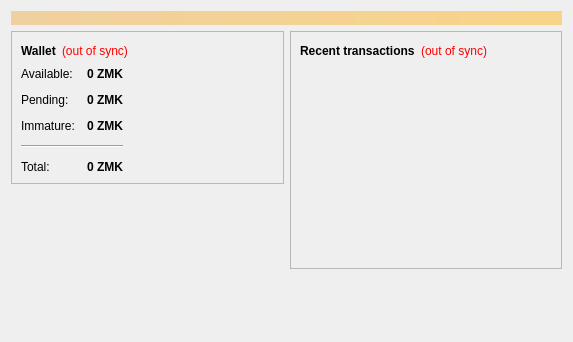
<?xml version="1.0" encoding="UTF-8"?>
<ui version="4.0">
 <class>OverviewPage</class>
 <widget class="QWidget" name="OverviewPage">
  <property name="geometry">
   <rect>
    <x>0</x>
    <y>0</y>
    <width>573</width>
    <height>342</height>
   </rect>
  </property>
  <property name="windowTitle">
   <string>Form</string>
  </property>
  <layout class="QVBoxLayout" name="topLayout">
   <item>
    <widget class="QLabel" name="labelAlerts">
     <property name="visible">
      <bool>false</bool>
     </property>
     <property name="styleSheet">
      <string notr="true">background-color: qlineargradient(x1: 0, y1: 0, x2: 1, y2: 0, stop:0 #F0D0A0, stop:1 #F8D488); color:#000000;</string>
     </property>
     <property name="wordWrap">
      <bool>true</bool>
     </property>
     <property name="margin">
      <number>3</number>
     </property>
    </widget>
   </item>
   <item>
    <layout class="QHBoxLayout" name="horizontalLayout" stretch="1,1">
     <item>
      <layout class="QVBoxLayout" name="verticalLayout_2">
       <item>
        <widget class="QFrame" name="frame">
         <property name="frameShape">
          <enum>QFrame::StyledPanel</enum>
         </property>
         <property name="frameShadow">
          <enum>QFrame::Raised</enum>
         </property>
         <layout class="QVBoxLayout" name="verticalLayout_4">
          <item>
           <layout class="QHBoxLayout" name="horizontalLayout_4">
            <item>
             <widget class="QLabel" name="label_5">
              <property name="font">
               <font>
                <weight>75</weight>
                <bold>true</bold>
               </font>
              </property>
              <property name="text">
               <string>Wallet</string>
              </property>
             </widget>
            </item>
            <item>
             <widget class="QLabel" name="labelWalletStatus">
              <property name="toolTip">
               <string>The displayed information may be out of date. Your wallet automatically synchronizes with the Zmark network after a connection is established, but this process has not completed yet.</string>
              </property>
              <property name="styleSheet">
               <string notr="true">QLabel { color: red; }</string>
              </property>
              <property name="text">
               <string notr="true">(out of sync)</string>
              </property>
              <property name="alignment">
               <set>Qt::AlignLeading|Qt::AlignLeft|Qt::AlignVCenter</set>
              </property>
             </widget>
            </item>
            <item>
             <spacer name="horizontalSpacer_2">
              <property name="orientation">
               <enum>Qt::Horizontal</enum>
              </property>
              <property name="sizeHint" stdset="0">
               <size>
                <width>40</width>
                <height>20</height>
               </size>
              </property>
             </spacer>
            </item>
           </layout>
          </item>
          <item>
          <layout class="QHBoxLayout" name="horizontalLayout_3">
           <item>
           <layout class="QFormLayout" name="formLayout_2">
            <property name="fieldGrowthPolicy">
             <enum>QFormLayout::AllNonFixedFieldsGrow</enum>
            </property>
            <property name="horizontalSpacing">
             <number>12</number>
            </property>
            <property name="verticalSpacing">
             <number>12</number>
            </property>
            <item row="0" column="0">
             <widget class="QLabel" name="label">
              <property name="text">
               <string>Available:</string>
              </property>
             </widget>
            </item>
            <item row="0" column="1">
             <widget class="QLabel" name="labelBalance">
              <property name="font">
               <font>
                <weight>75</weight>
                <bold>true</bold>
               </font>
              </property>
              <property name="cursor">
               <cursorShape>IBeamCursor</cursorShape>
              </property>
              <property name="toolTip">
               <string>Your current spendable balance</string>
              </property>
              <property name="text">
               <string notr="true">0 ZMK</string>
              </property>
              <property name="alignment">
               <set>Qt::AlignRight|Qt::AlignTrailing|Qt::AlignVCenter</set>
              </property>
              <property name="textInteractionFlags">
               <set>Qt::LinksAccessibleByMouse|Qt::TextSelectableByKeyboard|Qt::TextSelectableByMouse</set>
              </property>
             </widget>
            </item>
            <item row="1" column="0">
             <widget class="QLabel" name="label_3">
              <property name="text">
               <string>Pending:</string>
              </property>
             </widget>
            </item>
            <item row="1" column="1">
             <widget class="QLabel" name="labelUnconfirmed">
              <property name="font">
               <font>
                <weight>75</weight>
                <bold>true</bold>
               </font>
              </property>
              <property name="cursor">
               <cursorShape>IBeamCursor</cursorShape>
              </property>
              <property name="toolTip">
               <string>Total of transactions that have yet to be confirmed, and do not yet count toward the spendable balance</string>
              </property>
              <property name="text">
               <string notr="true">0 ZMK</string>
              </property>
              <property name="alignment">
               <set>Qt::AlignRight|Qt::AlignTrailing|Qt::AlignVCenter</set>
              </property>
              <property name="textInteractionFlags">
               <set>Qt::LinksAccessibleByMouse|Qt::TextSelectableByKeyboard|Qt::TextSelectableByMouse</set>
              </property>
             </widget>
            </item>
            <item row="2" column="0">
             <widget class="QLabel" name="labelImmatureText">
              <property name="text">
               <string>Immature:</string>
              </property>
             </widget>
            </item>
            <item row="2" column="1">
             <widget class="QLabel" name="labelImmature">
              <property name="font">
               <font>
                <weight>75</weight>
                <bold>true</bold>
               </font>
              </property>
              <property name="toolTip">
               <string>Mined balance that has not yet matured</string>
              </property>
              <property name="text">
               <string notr="true">0 ZMK</string>
              </property>
              <property name="alignment">
               <set>Qt::AlignRight|Qt::AlignTrailing|Qt::AlignVCenter</set>
              </property>
              <property name="textInteractionFlags">
               <set>Qt::LinksAccessibleByMouse|Qt::TextSelectableByKeyboard|Qt::TextSelectableByMouse</set>
              </property>
             </widget>
            </item>
            <item row="4" column="0">
             <widget class="QLabel" name="labelTotalText">
              <property name="text">
               <string>Total:</string>
              </property>
             </widget>
            </item>
            <item row="4" column="1">
             <widget class="QLabel" name="labelTotal">
              <property name="font">
               <font>
                <weight>75</weight>
                <bold>true</bold>
               </font>
              </property>
              <property name="cursor">
               <cursorShape>IBeamCursor</cursorShape>
              </property>
              <property name="toolTip">
               <string>Your current total balance</string>
              </property>
              <property name="text">
               <string notr="true">0 ZMK</string>
              </property>
              <property name="alignment">
               <set>Qt::AlignRight|Qt::AlignTrailing|Qt::AlignVCenter</set>
              </property>
              <property name="textInteractionFlags">
               <set>Qt::LinksAccessibleByMouse|Qt::TextSelectableByKeyboard|Qt::TextSelectableByMouse</set>
              </property>
             </widget>
            </item>
            <item row="3" column="0" colspan="2">
             <widget class="Line" name="line">
              <property name="orientation">
               <enum>Qt::Horizontal</enum>
              </property>
             </widget>
            </item>
           </layout>
          </item>
            <item>
             <spacer name="horizontalSpacer_3">
              <property name="orientation">
               <enum>Qt::Horizontal</enum>
              </property>
              <property name="sizeHint" stdset="0">
               <size>
                <width>40</width>
                <height>20</height>
               </size>
              </property>
             </spacer>
            </item>
           </layout>
          </item>
         </layout>
        </widget>
       </item>
       <item>
        <spacer name="verticalSpacer">
         <property name="orientation">
          <enum>Qt::Vertical</enum>
         </property>
         <property name="sizeHint" stdset="0">
          <size>
           <width>20</width>
           <height>40</height>
          </size>
         </property>
        </spacer>
       </item>
      </layout>
     </item>
     <item>
      <layout class="QVBoxLayout" name="verticalLayout_3">
       <item>
        <widget class="QFrame" name="frame_2">
         <property name="frameShape">
          <enum>QFrame::StyledPanel</enum>
         </property>
         <property name="frameShadow">
          <enum>QFrame::Raised</enum>
         </property>
         <layout class="QVBoxLayout" name="verticalLayout">
          <item>
           <layout class="QHBoxLayout" name="horizontalLayout_2">
            <item>
             <widget class="QLabel" name="label_4">
              <property name="text">
               <string>&lt;b&gt;Recent transactions&lt;/b&gt;</string>
              </property>
             </widget>
            </item>
            <item>
             <widget class="QLabel" name="labelTransactionsStatus">
              <property name="toolTip">
               <string>The displayed information may be out of date. Your wallet automatically synchronizes with the Zmark network after a connection is established, but this process has not completed yet.</string>
              </property>
              <property name="styleSheet">
               <string notr="true">QLabel { color: red; }</string>
              </property>
              <property name="text">
               <string notr="true">(out of sync)</string>
              </property>
              <property name="alignment">
               <set>Qt::AlignRight|Qt::AlignTrailing|Qt::AlignVCenter</set>
              </property>
             </widget>
            </item>
            <item>
             <spacer name="horizontalSpacer">
              <property name="orientation">
               <enum>Qt::Horizontal</enum>
              </property>
              <property name="sizeHint" stdset="0">
               <size>
                <width>40</width>
                <height>20</height>
               </size>
              </property>
             </spacer>
            </item>
           </layout>
          </item>
          <item>
           <widget class="QListView" name="listTransactions">
            <property name="styleSheet">
             <string notr="true">QListView { background: transparent; }</string>
            </property>
            <property name="frameShape">
             <enum>QFrame::NoFrame</enum>
            </property>
            <property name="verticalScrollBarPolicy">
             <enum>Qt::ScrollBarAlwaysOff</enum>
            </property>
            <property name="horizontalScrollBarPolicy">
             <enum>Qt::ScrollBarAlwaysOff</enum>
            </property>
            <property name="selectionMode">
             <enum>QAbstractItemView::NoSelection</enum>
            </property>
           </widget>
          </item>
         </layout>
        </widget>
       </item>
       <item>
        <spacer name="verticalSpacer_2">
         <property name="orientation">
          <enum>Qt::Vertical</enum>
         </property>
         <property name="sizeHint" stdset="0">
          <size>
           <width>20</width>
           <height>40</height>
          </size>
         </property>
        </spacer>
       </item>
      </layout>
     </item>
    </layout>
   </item>
  </layout>
 </widget>
 <resources/>
 <connections/>
</ui>
